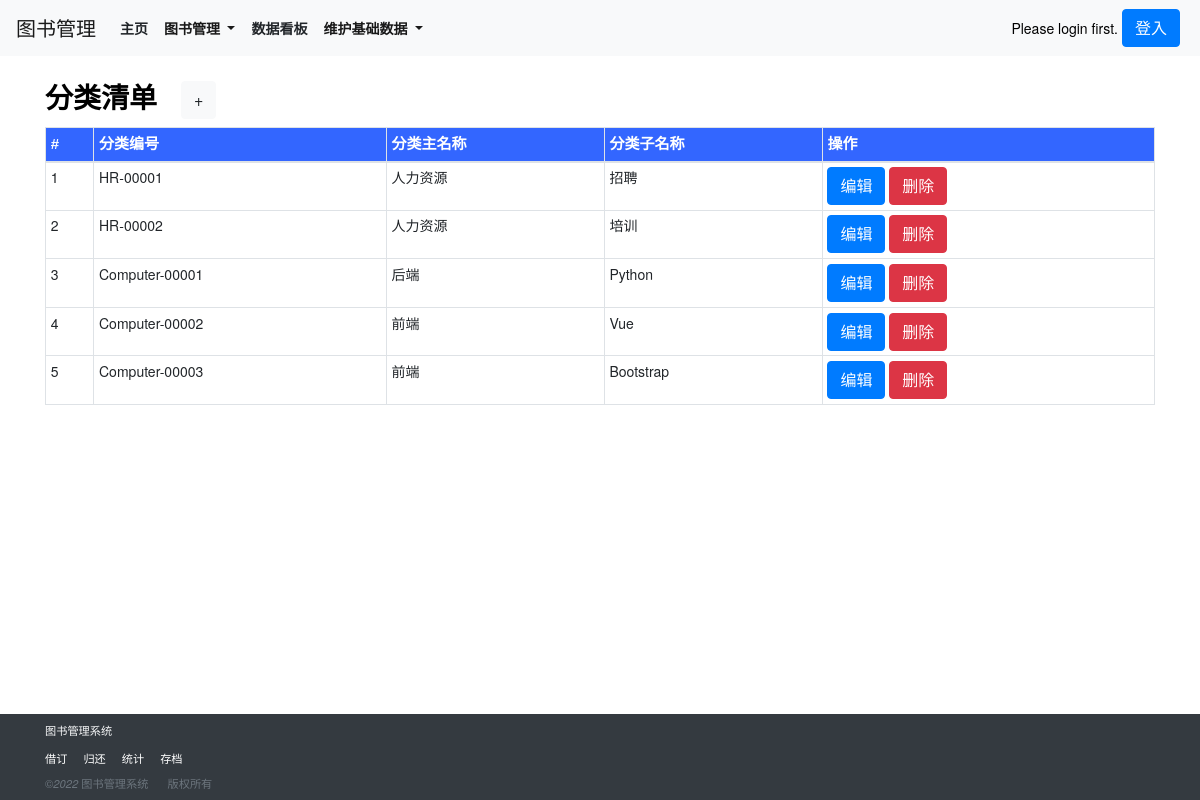
Before: /categorylist_show/ with the older database file.
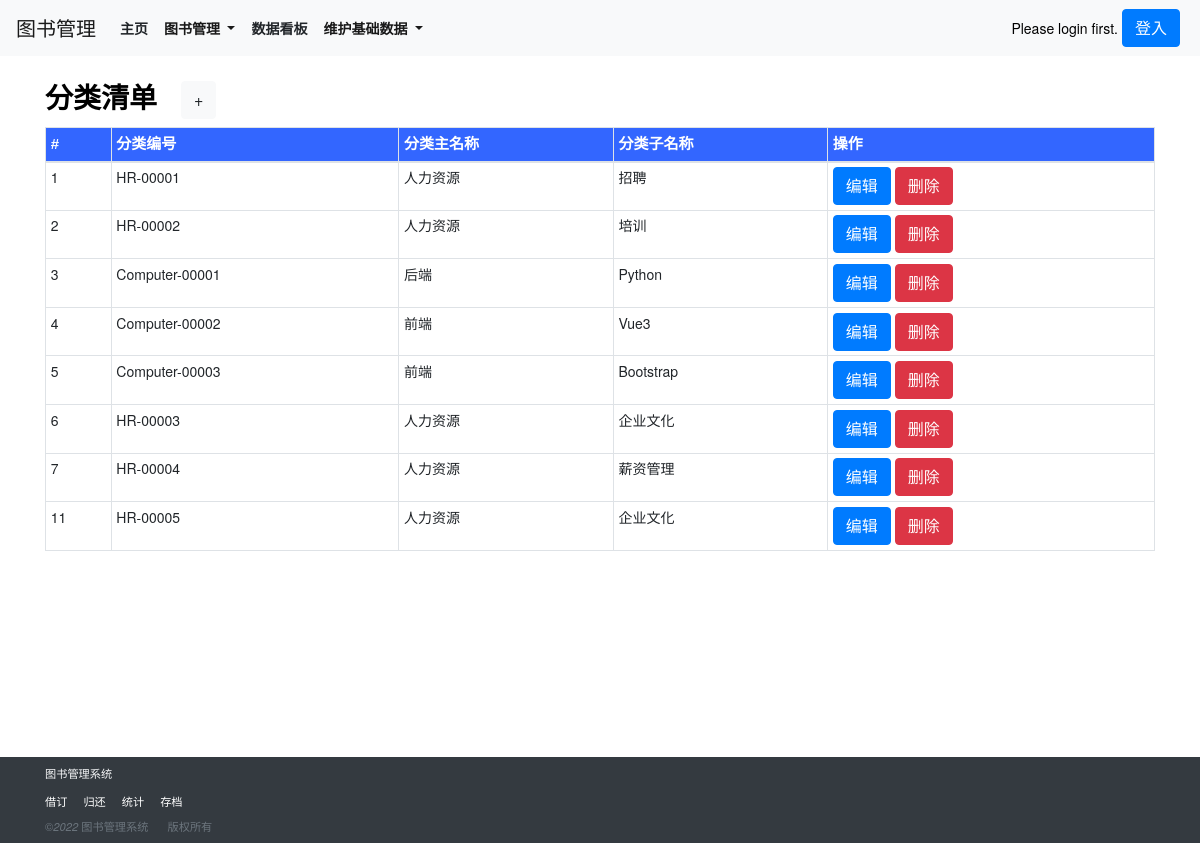
After: the same page with the newer database file.
### book/models.py (models this page shows, shortened)
class category(models.Model):
    cid = models.AutoField(primary_key=True)
    category_id = models.CharField(max_length=500,verbose_name=('分类编号'),)
    category_keyname = models.CharField(max_length=500,verbose_name=('分类主名称'),)
    category_subname = models.CharField(max_length=500,verbose_name=('分类子名称'),)
    class Meta:
        verbose_name = ('分类')
        verbose_name_plural = ('分类')

### book/views.py (the view)
# urls.py: path('categorylist_show/', views.categorylist_show, name='categorylist_show'),
def categorylist_show(request):
    categorylist = category.objects.all()
    context = {
        'categorylist':categorylist,
    }
    return render(request,'categorylist_show.html',context)

### templates/categorylist_show.html (shortened to what this page needs)
{% extends 'base.html' %}
{% load static %}
{% block body_block %}
<div class="container">
    <div class="row py-4 align-items-center">
        <div class="col-lg-12 col-md-12 mt-0 table-responsive"  style="background-color: #fff;">
            <h3 class="font-weight-bold">分类清单<a class="ml-4 btn btn-light" href="/categorylist_new/">+</a></h3>
            <table class="table table-striped table-sm table-bordered ">
                <thead>
                    <tr style="color:White;background-color:#3366FF;font-family:微軟正黑體,Tahoma,Arial,微軟雅黑體;font-size:15px;">
                        <th scope="col">#</th>
                        <th scope="col">分类编号</th>
                        <th scope="col">分类主名称</th>
                        <th scope="col">分类子名称</th>
                        <th scope="col">操作</th>
                    </tr>
                </thead>
                {% for category in categorylist %}
                    <td>{{ category.cid }}</td>
                    <td>{{ category.category_id }}</td>
                    <td>{{ category.category_keyname }}</td>
                    <td>{{ category.category_subname }}</td>
                    <td>
                        <a class="btn btn-primary btn-xs" href="/categorylist_edit/{{ category.cid }}/">编辑</a>
                        <a class="btn btn-danger btn-xs" href="/categorylist_delete/{{ category.cid }}/">删除</a>
                    </td>
                {% endfor %}
            </table>
        </div>
    </div>
</div>
<br>
<br>
<br>
<br>
<br>
{% endblock %}

### templates/base.html (shortened to what this page needs)
{% load static %}
<!DOCTYPE html>
<html>
    <head>
        <link href="{% static 'css/bootstrap.css' %}" rel="stylesheet">
    </head>
<body>
    {% block nav_block %}
    <nav class="navbar navbar-expand-lg navbar-light bg-light">
        <a class="navbar-brand" href="#">图书管理</a>
        <div class="collapse navbar-collapse" id="navbarSupportedContent">
          <div class="navbar-nav">
            <a class="nav-link text-body font-weight-bold" href="/" > 主页 </a>
            <li class="nav-item dropdown">
                <a class="nav-link active font-weight-bold dropdown-toggle" href="/list/" id="navbarDropdown" role="button" data-toggle="dropdown">
                    图书管理
                </a>
            </li>
            <a class="nav-link text-body font-weight-bold" href="/suggestionlist_by_employee_query/">数据看板</a>
            <li class="nav-item dropdown">
                <a class="nav-link active font-weight-bold dropdown-toggle" href="/list/" id="navbarDropdown" role="button" data-toggle="dropdown">
                    维护基础数据
                </a>
            </li>
          </div>
        </div>
        {% if user.is_authenticated %}
            <div class="nav-item dropdown">
                <a class="nav-link active font-weight-bold text-info dropdown-toggle" href="/list/" id="navbarDropdown" role="button" data-toggle="dropdown">
                    用户管理
                </a>
                <div class="dropdown-menu" aria-labelledby="navbarDropdown">
                    <a class="dropdown-item" href="/suggestion_list/">注册</a>
                    <div class="dropdown-divider"></div>
                    <a class="dropdown-item" href="/dept_review_list/">修改信息</a>
                    <div class="dropdown-divider"></div>
                    <a class="float-right mx-1 dropdown-item" href="/user_logout/">登出</a>
                </div>
            </div>
            Welcome {{ user.username }}
        {% else %}
            Please login first.
            <a class="float-right btn btn-primary mx-1 " href="/user_login/">登入</a>
        {% endif %}
    </nav>
    {% endblock %}
    {% block body_block %}
    {% endblock %}
    {% block footer_block %}
    <br>
    <br>
    <br>
    <br>
    <br>
    <br>
    <br>
    <footer class="mt-1 bg-dark text-light small fixed-bottom">
        <div class="container">
            <div class="row pt-1 pb-2">
                <div class="col-sm-12 col-md-10">
                    <div class="pt-1">
                        <p class="mb-1">图书管理系统</p>
                        <ul class="nav">
                            <li class="nav-item"><a class="nav-link text-white pl-0"  href="">借订</a></li>
                            <li class="nav-item"><a class="nav-link text-white pl-0"  href="">归还</a></li>
                            <li class="nav-item"><a class="nav-link text-white pl-0"  href="">统计</a></li>
                            <li class="nav-item"><a class="nav-link text-white pl-0"  href="">存档</a></li>
                        </ul>
                        <div class="text-muted">
                            ©<i>2022</i> 图书管理系统 <span class="mx-3">版权所有</span>
                        </div>
                    </div>
                </div>
            </div>
        </div>
    </footer>
    {% endblock %}
</body>
</html>

### templates/base.html (style rules this page uses)
html, body { position: relative; height: 100%; }
body { background: #fff; font-family: Helvetica Neue, Helvetica, Arial, sans-serif; font-size: 14px; color:#000; margin: 10; padding: 10; }

Changed rows visible on the page:
changed category "Computer-00002": category_subname "Vue" → "Vue3"
added category: cid "6", category_id "HR-00003", category_keyname "人力资源", category_subname "企业文化"
added category: cid "7", category_id "HR-00004", category_keyname "人力资源", category_subname "薪资管理"
added category: cid "11", category_id "HR-00005", category_keyname "人力资源", category_subname "企业文化"
